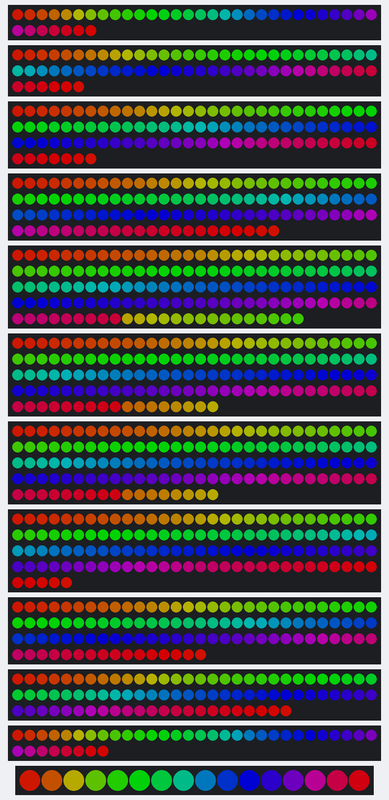
This sketch was run on a simulated Arduino Mega 2560, built with avr-gcc and run on an emulated ATmega2560. On the bench: 37 RGB LEDs in strip order, left to right, continuing on the next row, 66 RGB LEDs in strip order, left to right, continuing on the next row, 97 RGB LEDs in strip order, left to right, continuing on the next row, 112 RGB LEDs in strip order, left to right, continuing on the next row, 144 RGB LEDs in strip order, left to right, continuing on the next row, 2 × 137 RGB LEDs in strip order, left to right, continuing on the next row, 125 RGB LEDs in strip order, left to right, continuing on the next row, 106 RGB LEDs in strip order, left to right, continuing on the next row, 83 RGB LEDs in strip order, left to right, continuing on the next row, 38 RGB LEDs in strip order, left to right, continuing on the next row, 16 RGB LEDs in strip order, left to right. Dim RGB values are drawn brighter than linear.

Above: at 0.21 s.
At 5.69 s:
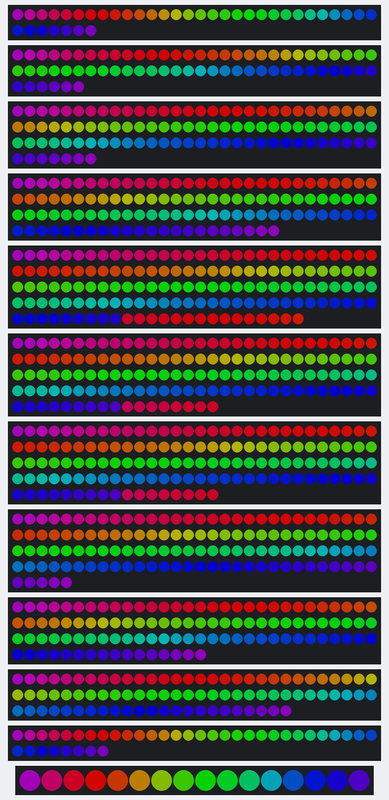
At 10.07 s:
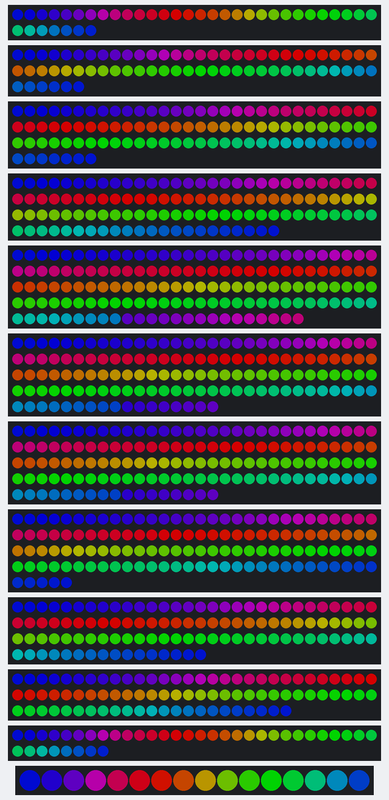
At 20.04 s:
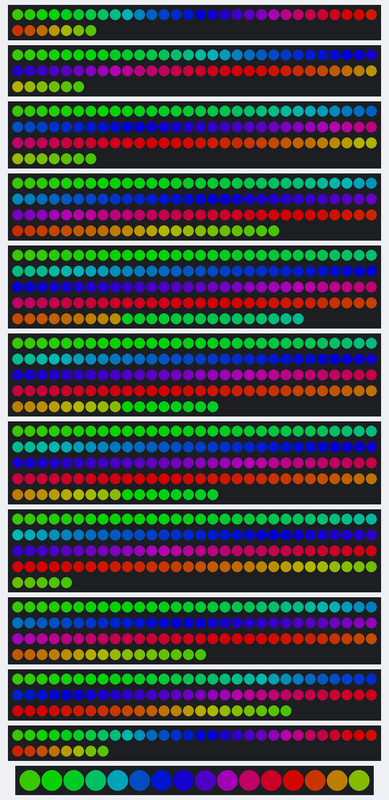
At 29.9 s:
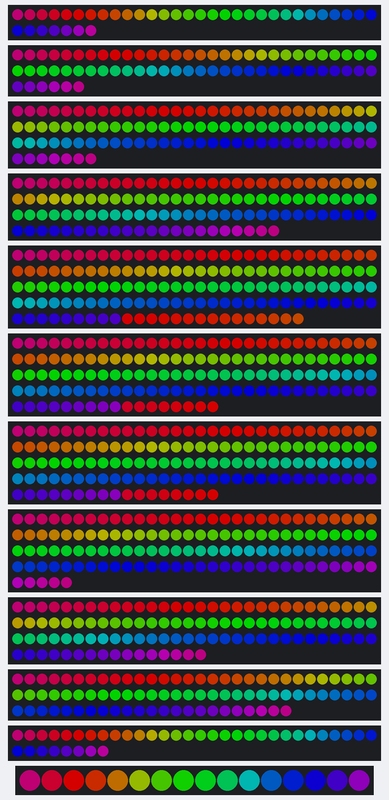
At 39.87 s:
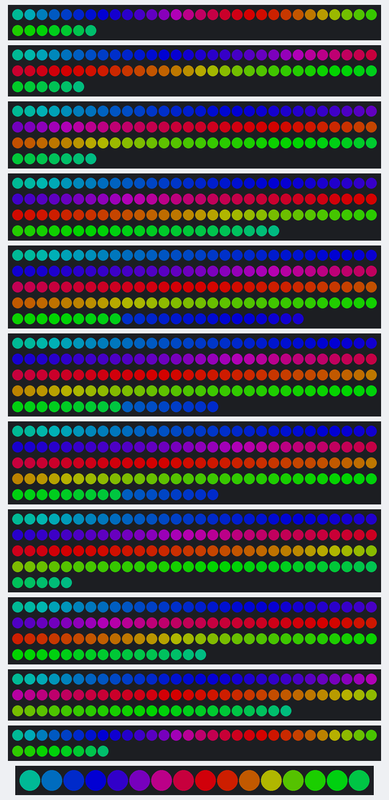

The sketch:

colorWheel.ino
```cpp
#include <Adafruit_NeoPixel.h>
#ifdef __AVR__
  #include <avr/power.h>
#endif

Adafruit_NeoPixel layer0 = Adafruit_NeoPixel(37, 2);
Adafruit_NeoPixel layer1 = Adafruit_NeoPixel(66, 3);
Adafruit_NeoPixel layer2 = Adafruit_NeoPixel(97, 4);
Adafruit_NeoPixel layer3 = Adafruit_NeoPixel(112, 5);
Adafruit_NeoPixel layer4 = Adafruit_NeoPixel(144, 6);
Adafruit_NeoPixel layer5 = Adafruit_NeoPixel(137, 7);
Adafruit_NeoPixel layer6 = Adafruit_NeoPixel(137, 8);
Adafruit_NeoPixel layer7 = Adafruit_NeoPixel(125, 9);
Adafruit_NeoPixel layer8 = Adafruit_NeoPixel(106, 10);
Adafruit_NeoPixel layer9 = Adafruit_NeoPixel(83, 11);
Adafruit_NeoPixel layer10 = Adafruit_NeoPixel(38, 12);
Adafruit_NeoPixel layer11 = Adafruit_NeoPixel(16, 13);

void setup()
{
  uint8_t  brightness = 128;

  layer0.begin();
  layer0.setBrightness(brightness);
  layer0.show();

  layer1.begin();
  layer1.setBrightness(brightness);
  layer1.show();

  layer2.begin();
  layer2.setBrightness(brightness);
  layer2.show();

  layer3.begin();
  layer3.setBrightness(brightness);
  layer3.show();

  layer4.begin();
  layer4.setBrightness(brightness);
  layer4.show();

  layer5.begin();
  layer5.setBrightness(brightness);
  layer5.show();

  layer6.begin();
  layer6.setBrightness(brightness);
  layer6.show();

  layer7.begin();
  layer7.setBrightness(brightness);
  layer7.show();

  layer8.begin();
  layer8.setBrightness(brightness);
  layer8.show();

  layer9.begin();
  layer9.setBrightness(brightness);
  layer9.show();

  layer10.begin();
  layer10.setBrightness(brightness);
  layer10.show();

  layer11.begin();
  layer11.setBrightness(brightness);
  layer11.show();

  Serial.begin(9600);

}

void loop() {


  for(int j=0; j<256*5; j++)
  {int start, fin, dif;

      start = 0;
      fin = 37;
      dif = fin-start;
      for(int i=start ; i<fin; i++)
      {
        layer0.setPixelColor(i, Wheel(((-i * 256 / dif) + j - 10) & 255));
      }

      fin = 66;
      dif = fin-start;
      for(int i=start ; i<fin; i++)
      {
        layer1.setPixelColor(i, Wheel(((-i * 256 / dif) + j - 10) & 255));
      }

      fin = 97;
      dif = fin-start;
      for(int i=start ; i<fin; i++)
      {
        layer2.setPixelColor(i, Wheel(((-i * 256 / dif) + j - 10) & 255));
      }

      fin = 112;
      dif = fin-start;
      for(int i=start ; i<fin; i++)
      {
        layer3.setPixelColor(i, Wheel(((-i * 256 / dif) + j - 10) & 255));
      }

      fin = 144;
      dif = fin-start;
      for(int i=start ; i<fin; i++)
      {
        layer4.setPixelColor(i, Wheel(((-i * 256 / dif) + j - 10) & 255));
      }

      fin = 137;
      dif = fin-start;
      for(int i=start ; i<fin; i++)
      {
        layer5.setPixelColor(i, Wheel(((-i * 256 / dif) + j - 10) & 255));
      }

      fin = 137;
      dif = fin-start;
      for(int i=start ; i<fin; i++)
      {
        layer6.setPixelColor(i, Wheel(((-i * 256 / dif) + j - 10) & 255));
      }

      fin = 125;
      dif = fin-start;
      for(int i=start ; i<fin; i++)
      {
        layer7.setPixelColor(i, Wheel(((-i * 256 / dif) + j - 10) & 255));
      }

      fin = 106;
      dif = fin-start;
      for(int i=start ; i<fin; i++)
      {
        layer8.setPixelColor(i, Wheel(((-i * 256 / dif) + j - 10) & 255));
      }

      fin = 83;
      dif = fin-start;
      for(int i=start ; i<fin; i++)
      {
        layer9.setPixelColor(i, Wheel(((-i * 256 / dif) + j - 10) & 255));
      }

      fin = 38;
      dif = fin-start;
      for(int i=start ; i<fin; i++)
      {
        layer10.setPixelColor(i, Wheel(((-i * 256 / dif) + j - 10) & 255));
      }

      fin = 16;
      dif = fin-start;
      for(int i=start ; i<fin; i++)
      {
        layer11.setPixelColor(i, Wheel(((-i * 256 / dif) + j - 10) & 255));
      }

      show();
    }
  }


void assignPixel(int layer, int pixel, uint32_t displayColor)
{
  int i;

  switch(layer) {
    case 0:
        layer0.setPixelColor(pixel, displayColor);
      break;

    case 1:
        layer1.setPixelColor(pixel, displayColor);
      break;

    case 2:
        layer2.setPixelColor(pixel, displayColor);
      break;

    case 3:
        layer3.setPixelColor(pixel, displayColor);
      break;

    case 4:
        layer4.setPixelColor(pixel, displayColor);
      break;

    case 5:
        layer5.setPixelColor(pixel, displayColor);
      break;

    case 6:
        layer6.setPixelColor(pixel, displayColor);
      break;

    case 7:
        layer7.setPixelColor(pixel, displayColor);
      break;

    case 8:
        layer8.setPixelColor(pixel, displayColor);
      break;

    case 9:
        layer9.setPixelColor(pixel, displayColor);
      break;

    case 10:
        layer10.setPixelColor(pixel, displayColor);
      break;

    case 11:
        layer11.setPixelColor(pixel, displayColor);
      break;

    default:
      break;
  }
}


uint32_t Wheel(byte WheelPos) {
//  WheelPos = 255 - WheelPos;
  if(WheelPos < 85) {
    return layer1.Color(255 - WheelPos * 3, 0, WheelPos * 3);
  }
  if(WheelPos < 170) {
    WheelPos -= 85;
    return layer1.Color(0, WheelPos * 3, 255 - WheelPos * 3);
  }
  WheelPos -= 170;
  return layer1.Color(WheelPos * 3, 255 - WheelPos * 3, 0);
}

void show()
{
  layer0.show();
  layer1.show();
  layer2.show();
  layer3.show();
  layer4.show();
  layer5.show();
  layer6.show();
  layer7.show();
  layer8.show();
  layer9.show();
  layer10.show();
  layer11.show();
}
```
